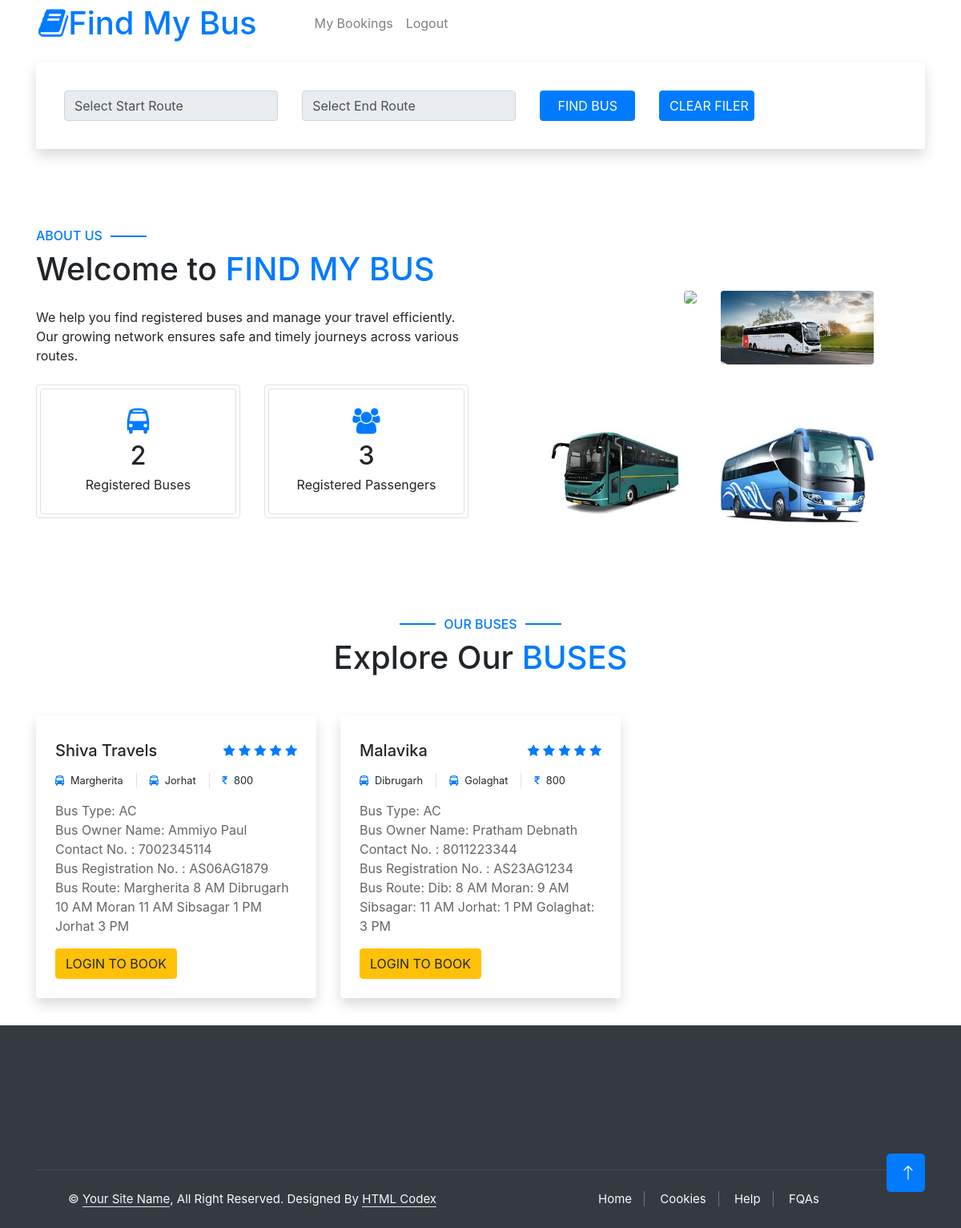
The page / on the database its author committed.
### tables this page shows
CREATE TABLE IF NOT EXISTS `register` (
  `id` int NOT NULL AUTO_INCREMENT,
  `bname` varchar(100) NOT NULL,
  `oname` varchar(100) NOT NULL,
  `email` varchar(100) NOT NULL,
  `phone` varchar(100) NOT NULL,
  `bno` varchar(100) NOT NULL,
  `bchasis` varchar(100) NOT NULL,
  `bengine` varchar(100) NOT NULL,
  PRIMARY KEY (`id`)
);

CREATE TABLE IF NOT EXISTS `bus_details` (
  `id` int NOT NULL AUTO_INCREMENT,
  `bid` int NOT NULL,
  `bstart` varchar(100) NOT NULL,
  `bend` varchar(100) NOT NULL,
  `btype` varchar(100) NOT NULL,
  `fare` varchar(50) NOT NULL,
  `bstatus` varchar(100) NOT NULL,
  PRIMARY KEY (`id`)
);

CREATE TABLE IF NOT EXISTS `bus_route` (
  `id` int NOT NULL AUTO_INCREMENT,
  `bid` int NOT NULL,
  `route` varchar(100) NOT NULL,
  PRIMARY KEY (`id`)
);

### index.php (the view, shortened to what this page needs)
<?php include('uheader.php'); ?>
<?php include('functions.php'); ?>
   <?php
$host = "localhost";
$user = "root";
$password = "";
$database = "bus";
try {
    $con = mysqli_connect($host, $user, $password, $database);
} catch (Exception $ex) {
    echo 'Error';
}
                 $whereClause = "";
$query = "SELECT * FROM `register` INNER JOIN `bus_details` ON register.id = bus_details.bid INNER JOIN `bus_route` ON bus_details.bid=bus_route.bid WHERE 1 $whereClause";
$search_result = mysqli_query($con, $query);
               ?>
<?php
$con = new mysqli("localhost", "root", "", "bus");
$bus_result = mysqli_query($con, "SELECT COUNT(*) AS total_buses FROM register");
$bus_data = mysqli_fetch_assoc($bus_result);
$total_buses = $bus_data['total_buses'];
$passenger_result = mysqli_query($con, "SELECT COUNT(*) AS total_passengers FROM account");
$passenger_data = mysqli_fetch_assoc($passenger_result);
$total_passengers = $passenger_data['total_passengers'];
?>
<link rel="stylesheet" href="https://cdnjs.cloudflare.com/ajax/libs/font-awesome/4.7.0/css/font-awesome.min.css">
        <div class="container-fluid p-0 mb-5">
            <div id="header-carousel" class="carousel slide" data-bs-ride="carousel">
                <button class="carousel-control-prev" type="button" data-bs-target="#header-carousel"
                    data-bs-slide="prev">
                    <span class="carousel-control-prev-icon" aria-hidden="true"></span>
                </button>
                <button class="carousel-control-next" type="button" data-bs-target="#header-carousel"
                    data-bs-slide="next">
                    <span class="carousel-control-next-icon" aria-hidden="true"></span>
                </button>
            </div>
        </div>
<br><br><br>
        <div class="container-fluid booking pb-5 wow fadeIn" data-wow-delay="0.1s">
            <div class="container">
                <div class="bg-white shadow" style="padding: 35px;">
                    <div class="row g-2">
                        <div class="col-md-10">
                            <form action="" method="POST">
                            <div class="row g-2">
                                <div class="col-md-4">
                                    <div class="date" id="date1" data-target-input="nearest">
                                        <select class="form-control" name="bstart" id="bstart">
                                            <option>Select Start Route</option>
                                        </select>
                                    </div>
                                </div>
                                <div class="col-md-4">
                                    <div class="date" id="date1" data-target-input="nearest">
                                        <select class="form-control" name="bend" id="bend">
                                            <option>Select End Route</option>
                                        </select>
                                    </div>
                                </div>
                                <div class="col-md-2">
                            <button class="btn btn-primary w-100" type="submit" name="search">Find Bus</button>
                        </div>
                        <div class="col-md-2">
                            <button class="btn btn-primary w-100" type="submit" name="clear">Clear Filer</button>
                        </div>
                            </div>
                        </form>
                        </div>
                    </div>
                </div>
            </div>
        </div>
        <div class="container-xxl py-5">
            <div class="container">
                <div class="row g-5 align-items-center">
                    <div class="col-lg-6">
    <h6 class="section-title text-start text-primary text-uppercase">About Us</h6>
    <h1 class="mb-4">Welcome to <span class="text-primary text-uppercase">Find My Bus</span></h1>
    <p class="mb-4">We help you find registered buses and manage your travel efficiently. Our growing network ensures safe and timely journeys across various routes.</p>
    <div class="row g-3 pb-4">
        <div class="col-sm-6 wow fadeIn" data-wow-delay="0.1s">
            <div class="border rounded p-1">
                <div class="border rounded text-center p-4">
                    <i class="fa fa-bus fa-2x text-primary mb-2"></i>
                    <h2 class="mb-1" data-toggle="counter-up"><?php echo $total_buses; ?></h2>
                    <p class="mb-0">Registered Buses</p>
                </div>
            </div>
        </div>
        <div class="col-sm-6 wow fadeIn" data-wow-delay="0.3s">
            <div class="border rounded p-1">
                <div class="border rounded text-center p-4">
                    <i class="fa fa-users fa-2x text-primary mb-2"></i>
                    <h2 class="mb-1" data-toggle="counter-up"><?php echo $total_passengers; ?></h2>
                    <p class="mb-0">Registered Passengers</p>
                </div>
            </div>
        </div>
    </div>
</div>
                    <div class="col-lg-6">
                        <div class="row g-3">
                            <div class="col-6 text-end">
                             <img class="img-fluid rounded w-75 wow zoomIn" data-wow-delay="0.1s" src="bus.avif" style="margin-top: 25%;">
                            </div>
                            <div class="col-6 text-start">
                                <img class="img-fluid rounded w-75 wow zoomIn" data-wow-delay="0.1s" src="bus1.jpeg" style="margin-top: 25%;">
                            </div>
                            <div class="col-6 text-end">
                               <img class="img-fluid rounded w-75 wow zoomIn" data-wow-delay="0.1s" src="bus2.jpeg" style="margin-top: 25%;">
                            </div>
                            <div class="col-6 text-start">
                              <img class="img-fluid rounded w-75 wow zoomIn" data-wow-delay="0.1s" src="bus3.jpeg" style="margin-top: 25%;">
                            </div>
                        </div>
                    </div>
                </div>
            </div>
        </div>
        <div class="container-xxl py-5">
            <div class="container">
                <div class="text-center wow fadeInUp" data-wow-delay="0.1s">
                    <h6 class="section-title text-center text-primary text-uppercase">Our Buses</h6>
                    <h1 class="mb-5">Explore Our <span class="text-primary text-uppercase">Buses</span></h1>
                </div>
                <div class="row g-4">
                  <?php while ($row = mysqli_fetch_assoc($search_result)) : ?>
                    <div class="col-lg-4 col-md-6 wow fadeInUp" data-wow-delay="0.1s">
                        <div class="room-item shadow rounded overflow-hidden">
                            <div class="p-4 mt-2">
                                <div class="d-flex justify-content-between mb-3">
                                    <h5 class="mb-0"><?php echo $row['bname']; ?></h5>
                                    <div class="ps-2">
                                        <small class="fa fa-star text-primary"></small>
                                        <small class="fa fa-star text-primary"></small>
                                        <small class="fa fa-star text-primary"></small>
                                        <small class="fa fa-star text-primary"></small>
                                        <small class="fa fa-star text-primary"></small>
                                    </div>
                                </div>
                                <div class="d-flex mb-3">
                                    <small class="border-end me-3 pe-3"><i class="fa fa-bus text-primary me-2"></i><?php echo $row['bstart']; ?></small>
                                    <small class="border-end me-3 pe-3"><i class="fa fa-bus text-primary me-2"></i><?php echo $row['bend']; ?></small>
                                    <small><i class="fa fa-rupee text-primary me-2"></i><?php echo $row['fare']; ?></small>
                                </div>
                                <p class="text-body mb-3">
                                    Bus Type: <?php echo $row['btype']; ?>
                                    <br>
                                     Bus Owner Name: <?php echo $row['oname']; ?>
                                     <br>
                                      Contact No. : <?php echo $row['phone']; ?>
                                      <br>
                                       Bus Registration No. : <?php echo $row['bno']; ?>
                                       <br>
                                        Bus Route: <?php echo $row['route']; ?>
                                </p>
                               <div class="d-flex justify-content-between">
    <?php if (isset($_SESSION['user_email'])) {?>
    <a href="book.php?bus_id=<?php echo $row['bid']; ?>" class="btn btn-success">Book Now</a>
<?php } else {?>
    <button class="btn btn-warning" data-toggle="modal" data-target="#exampleModal">Login to Book</button>
<?php }?>
</div>
                            </div>
                        </div>
                    </div>
                   <?php endwhile; ?>
                </div>
            </div>
        </div>
        <br><br><br><br>
        <div class="container-fluid bg-dark text-light footer wow fadeIn" data-wow-delay="0.1s">
            <div class="container">
                <div class="copyright">
                    <div class="row">
                        <div class="col-md-6 text-center text-md-start mb-3 mb-md-0">
                            &copy; <a class="border-bottom" href="#">Your Site Name</a>, All Right Reserved.
                            Designed By <a class="border-bottom" href="https://htmlcodex.com">HTML Codex</a>
                        </div>
                        <div class="col-md-6 text-center text-md-end">
                            <div class="footer-menu">
                                <a href="">Home</a>
                                <a href="">Cookies</a>
                                <a href="">Help</a>
                                <a href="">FQAs</a>
                            </div>
                        </div>
                    </div>
                </div>
            </div>
        </div>
        <a href="#" class="btn btn-lg btn-primary btn-lg-square back-to-top"><i class="bi bi-arrow-up"></i></a>
</body>
</html>

### uheader.php (shortened to what this page needs)
<!DOCTYPE html>
<html lang="en">
<head>
    <link href="https://cdnjs.cloudflare.com/ajax/libs/font-awesome/5.10.0/css/all.min.css" rel="stylesheet">
    <link href="https://cdn.jsdelivr.net/npm/bootstrap-icons@1.4.1/font/bootstrap-icons.css" rel="stylesheet">
    <link href="lib/animate/animate.min.css" rel="stylesheet">
    <link href="lib/owlcarousel/assets/owl.carousel.min.css" rel="stylesheet">
    <link href="lib/tempusdominus/css/tempusdominus-bootstrap-4.min.css" rel="stylesheet" />
    <link href="css/main.css" rel="stylesheet">
    <link href="css/style.css" rel="stylesheet">
    <link rel="stylesheet" href="https://cdn.jsdelivr.net/npm/bootstrap@4.0.0/dist/css/bootstrap.min.css">
</head>
<body>
    <nav class="navbar navbar-expand-lg bg-white navbar-light sticky-top p-0 wow fadeIn" data-wow-delay="0.1s">
        <a href="index.html" class="navbar-brand d-flex align-items-center px-4 px-lg-5">
            <h1 class="m-0 text-primary"><i class="fa fa-book"></i>Find My Bus</h1>
        </a>
        <div class="collapse navbar-collapse" id="navbarCollapse">
            <div class="navbar-nav mr-auto py-0">
                                <a href="mybooking.php" class="nav-item nav-link">My Bookings</a>
                                 <a href="logout.php" class="nav-item nav-link">Logout</a>
                            </div>
        </div>
    </nav>

### css/style.css (style rules this page uses)
:root { --primary: #FEA116; --light: #F1F8FF; --dark: #0F172B; }
.back-to-top { position: fixed; display: none; right: 45px; bottom: 45px; z-index: 99; }
.btn { font-weight: 500; text-transform: uppercase; transition: .5s; }
.btn.btn-primary, .btn.btn-secondary { color: #FFFFFF; }
.btn-lg-square { width: 48px; height: 48px; }
.btn-square, .btn-sm-square, .btn-lg-square { padding: 0; display: flex; align-items: center; justify-content: center; font-weight: normal; border-radius: 2px; }
.carousel-control-prev, .carousel-control-next { width: 10%; }
.carousel-control-prev-icon, .carousel-control-next-icon { width: 3rem; height: 3rem; }
.booking { position: relative; margin-top: -100px !important; z-index: 1; }
.section-title { position: relative; display: inline-block; }
.section-title::before { position: absolute; content: ""; width: 45px; height: 2px; top: 50%; left: -55px; margin-top: -1px; background: var(--primary); }
.section-title::after { position: absolute; content: ""; width: 45px; height: 2px; top: 50%; right: -55px; margin-top: -1px; background: var(--primary); }
.section-title.text-start::before, .section-title.text-end::after { display: none; }
.footer { position: relative; margin-top: -110px; padding-top: 180px; }
.footer .copyright { padding: 25px 0; font-size: 15px; border-top: 1px solid rgba(256, 256, 256, .1); }
.footer .copyright a { color: var(--light); }
.footer .footer-menu a { margin-right: 15px; padding-right: 15px; border-right: 1px solid rgba(255, 255, 255, .3); }
.footer .footer-menu a:last-child { margin-right: 0; padding-right: 0; border-right: none; }

### rows shown on the page
register: bname "Shiva Travels", bus_details.bstart "Margherita", bus_details.bend "Jorhat", bus_details.fare "800", bus_details.btype "AC", oname "Ammiyo Paul", phone "7002345114", bno "AS06AG1879", bus_route.route "Margherita 8 AM Dibrugarh 10 AM Moran 11 AM Sibsagar 1 PM Jorhat 3 PM"
register: bname "Malavika", bus_details.bstart "Dibrugarh", bus_details.bend "Golaghat", bus_details.fare "800", bus_details.btype "AC", oname "Pratham Debnath", phone "8011223344", bno "AS23AG1234", bus_route.route "Dib: 8 AM Moran: 9 AM Sibsagar: 11 AM Jorhat: 1 PM Golaghat: 3 PM"

### other values the page prints
$total_buses "2"
$total_passengers "3"
